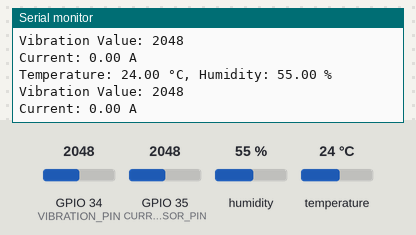
Bench run of a sketch on a simulated ESP32. On the bench: the last lines printed to the serial monitor. The test bench sets the inputs (shaded band); at power-on: humidity 55 %, GPIO 34 (VIBRATION_PIN) = 2048, GPIO 35 (CURRENT_SENSOR_PIN) = 2048, temperature 24 °C.

Above: at 2.8 s.
2.9 s: humidity set to 22 %
At 4.7 s:
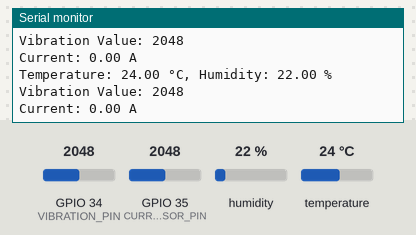
5.6 s: GPIO 34 (VIBRATION_PIN) set to 2866
At 7.1 s:
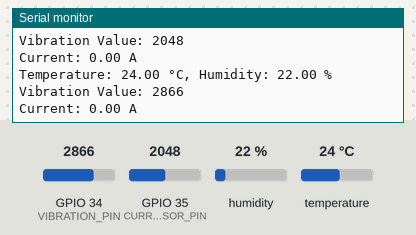
8.3 s: GPIO 35 (CURRENT_SENSOR_PIN) set to 2866
At 10.8 s:
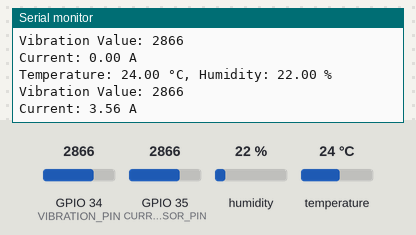
11.0 s: temperature set to 12 °C
At 13.2 s:
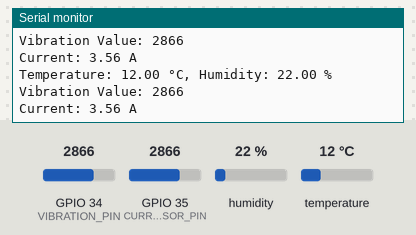
13.7 s: GPIO 34 (VIBRATION_PIN) set to 3972
At 15.7 s:
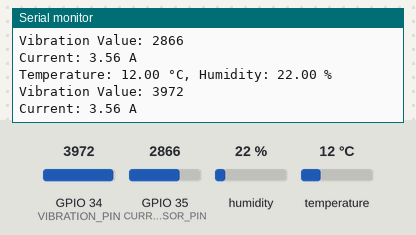
16.4 s: GPIO 35 (CURRENT_SENSOR_PIN) set to 3972
At 19.4 s:
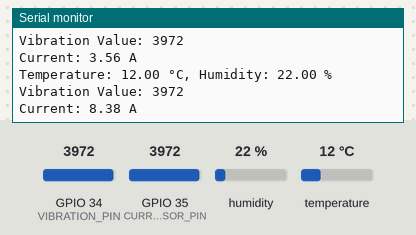
Timing chart, 0 to 20.1 s (numbered marks = the images above; inputs shaded):
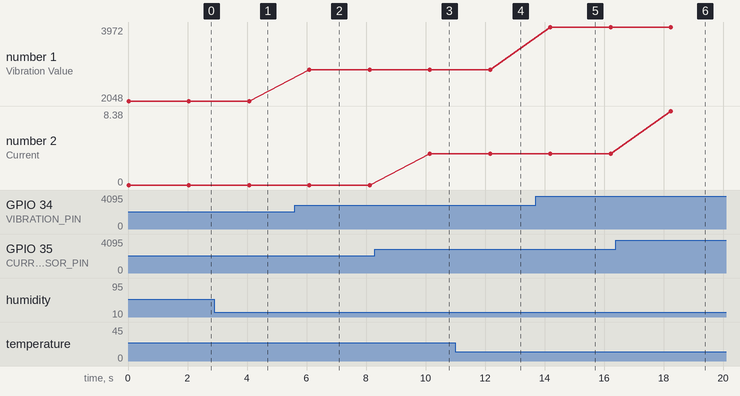

Measured:
- after the input at 2.9 s, the serial monitor: prints a new line after 1.2 s (image 1)
- after the input at 5.6 s, the serial monitor: prints a new line after 0.50 s (image 2)
- after the input at 8.3 s, the serial monitor: prints a new line after 1.8 s (image 3)
- after the input at 11.0 s, the serial monitor: prints a new line after 1.2 s (image 4)
- after the input at 13.7 s, the serial monitor: prints a new line after 0.50 s (image 5)
- after the input at 16.4 s, the serial monitor: prints a new line after 1.8 s (image 6)
- plotted number 1: 2048 → 2866 after the input at 5.6 s, 2866 → 3972 after the input at 13.7 s
- plotted number 2: 0 → 3.56 after the input at 8.3 s, 3.56 → 8.38 after the input at 16.4 s

The sketch:

sketch_jan20a_Temperature.ino
```cpp
#include <Adafruit_Sensor.h>

#include <Wire.h>
#include <Adafruit_Sensor.h>
#include <DHT.h>

// Pin Definitions
#define DHT_PIN 4           // DHT11 sensor data pin connected to GPIO4
#define DHT_TYPE DHT11      // Type of DHT sensor (DHT11)
#define VIBRATION_PIN 34    // SW-450 vibration sensor connected to GPIO34 (analog pin)
#define CURRENT_SENSOR_PIN 35 // ACS712 current sensor connected to GPIO35 (analog pin)

// DHT Sensor Initialization
DHT dht(DHT_PIN, DHT_TYPE);

// Constants for Sensors
const float ACS712_SENSITIVITY = 0.185; // Sensitivity of ACS712 (for 5A version) in V/A
const int ADC_RESOLUTION = 4096;        // ESP32 ADC resolution (12-bit)
const float REF_VOLTAGE = 3.3;          // ESP32 reference voltage

void setup() {
  Serial.begin(115200);      // Start Serial Communication
  dht.begin();               // Initialize the DHT sensor
  pinMode(VIBRATION_PIN, INPUT); // Set the vibration sensor pin as input
  pinMode(CURRENT_SENSOR_PIN, INPUT); // Set current sensor pin as input

  Serial.println("HVAC Predictive Maintenance System");
}

void loop() {
  // Read temperature and humidity from DHT11
  float temperature = dht.readTemperature();
  float humidity = dht.readHumidity();

  // Read vibration sensor value
  int vibrationValue = analogRead(VIBRATION_PIN);

  // Read current sensor value and calculate current
  int rawCurrentValue = analogRead(CURRENT_SENSOR_PIN);
  float voltage = (rawCurrentValue / (float)ADC_RESOLUTION) * REF_VOLTAGE;
  float current = (voltage - (REF_VOLTAGE / 2)) / ACS712_SENSITIVITY;

  // Check for DHT sensor errors
  if (isnan(temperature) || isnan(humidity)) {
    Serial.println("Failed to read from DHT sensor!");
  } else {
    Serial.print("Temperature: ");
    Serial.print(temperature);
    Serial.print(" °C, Humidity: ");
    Serial.print(humidity);
    Serial.println(" %");
  }

  // Display vibration value
  Serial.print("Vibration Value: ");
  Serial.println(vibrationValue);

  // Display current value
  Serial.print("Current: ");
  Serial.print(current);
  Serial.println(" A");

  // Delay before the next reading
  delay(2000);
}
```
